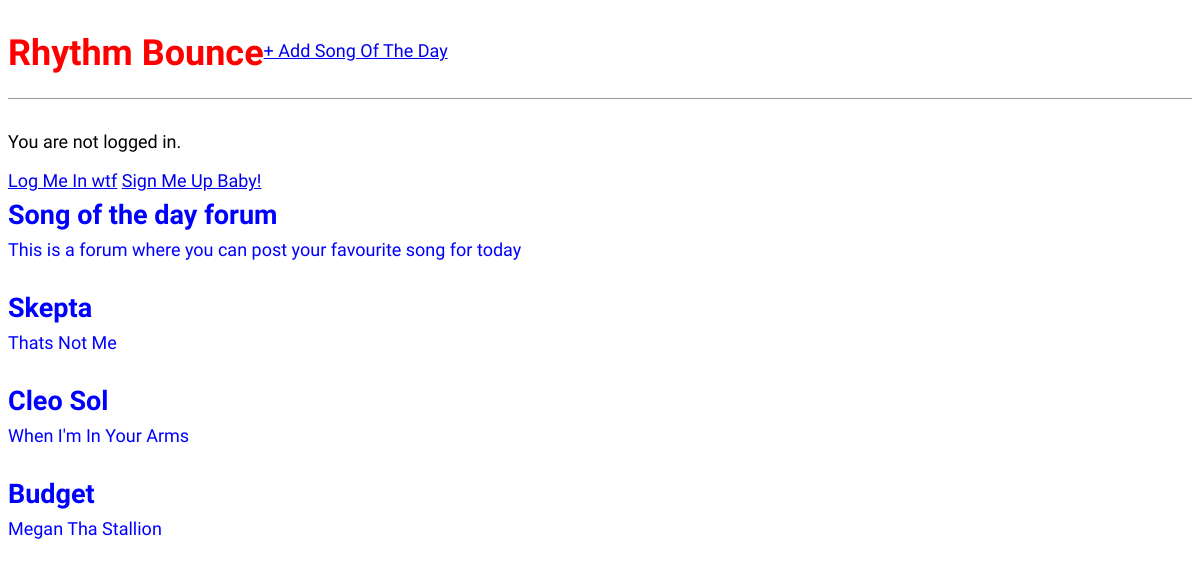
Before: / with the older database file.
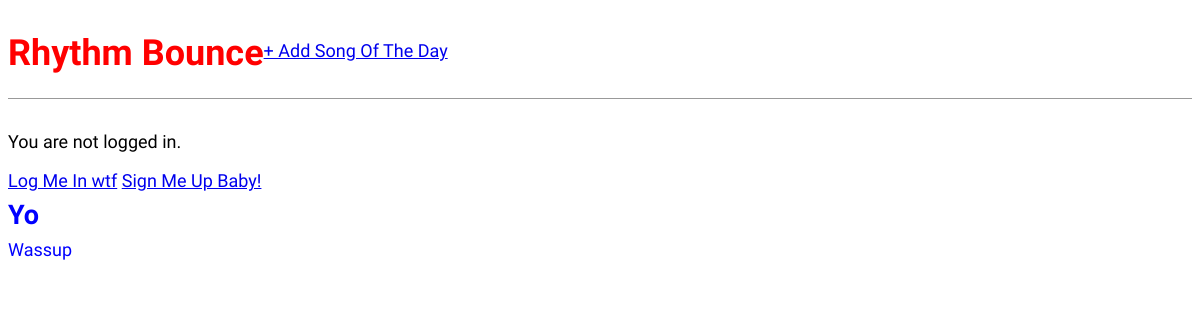
After: the same page with the newer database file.
### forum/models.py (models this page shows, shortened)
class Post(models.Model):
    title = models.CharField(max_length=200)
    author = models.ForeignKey(
        "auth.User",
        on_delete = models.CASCADE,
    )
    body = models.TextField()

### forum/views.py (the view)
# urls.py: path("", ForumListView.as_view(), name="home"),
class ForumListView(ListView):
    model = Post
    template_name = "home.html"

### templates/home.html
{% extends "base.html" %}
{% block content %}
{% for post in post_list %}
    <div class="post-entry">
        <h2>
            <a href="{% url 'post_detail' post.pk %}">{{ post.title }}</a>
        </h2>
        <p>{{ post.body }}</p>
    </div>
{% endfor %}
{% endblock content %}

### templates/base.html (shortened to what this page needs)
{% load static %}
<html>
    <head>
        <link rel="stylesheet" href="{% static 'css/base.css' %}">
    </head>
    <body>
        <div>
            <header>
                <h1>
                    <a href="{% url 'home' %}"> Rhythm Bounce</a>
                </h1>
                <div class="nav-right">
                    <a href="{% url 'post_new' %}"> + Add Song Of The Day </a>
                </div>
            </header>
                {% if user.is_authenticated %}
                    <p>Hi {{ user.username }}</p>
                    <a href="{% url 'logout' %}">Log Me tf Out</a>
                {% else %}
                    <p>You are not logged in.</p>
                    <a href="{% url 'login' %}">Log Me In wtf</a>
                    <a href="{% url 'signup'%}">Sign Me Up Baby!</a>
                {% endif %}
                {% block content %}
                {% endblock content %}
        </div>
    </body>
</html>

### static/css/base.css (style rules this page uses)
body { font-family: 'Source Sans Pro', sans-serif; font-size: 18px; }
header { border-bottom: 1px solid #999; margin-bottom: 2rem; display: flex; }
header h1 a { color: red; text-decoration: none; }
.nav-right { display: flex; padding-top: 2rem; }
.post-entry { margin-bottom: 2rem; }
.post-entry h2 { margin: 0.5rem 0; }
.post-entry h2 a, .post-entry h2 a:visited { color: blue; text-decoration: none; }
.post-entry p { margin: 0; font-weight: 400; color: blue; }

Changed rows visible on the page:
removed Post: title "Song of the day forum", body "This is a forum where you can post your favourite song for today"
removed Post: title "Skepta", body "Thats Not Me"
removed Post: title "Cleo Sol", body "When I'm In Your Arms"
removed Post: title "Budget", body "Megan Tha Stallion"
added Post: title "Yo", body "Wassup"
